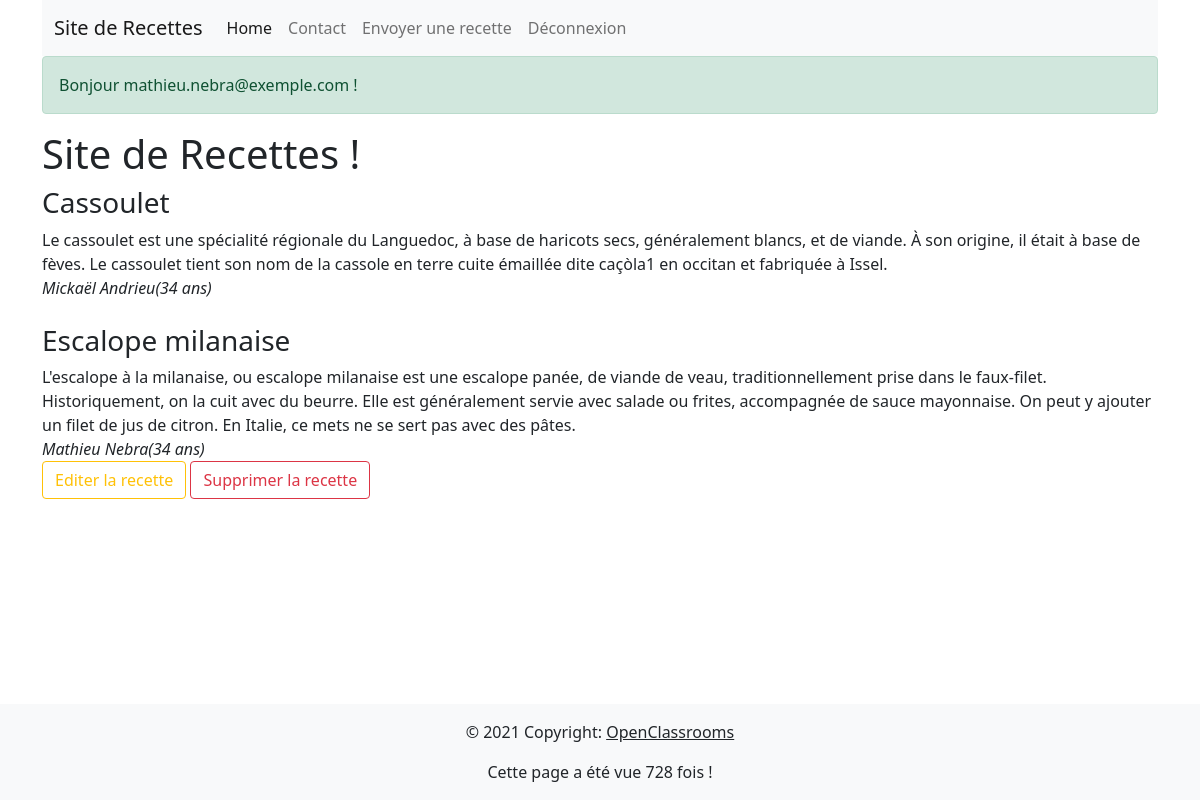
The page /home.php (signed in) on the database its author committed.
### tables this page shows
CREATE TABLE `recipes` ( `recipe_id` INT NOT NULL AUTO_INCREMENT , `title` VARCHAR(128) NOT NULL , `recipe` TEXT NOT NULL , `author` VARCHAR(512) NOT NULL , `is_enabled` BOOLEAN NOT NULL , PRIMARY KEY (`recipe_id`));

CREATE TABLE `users` ( `user_id` INT NOT NULL AUTO_INCREMENT , `full_name` VARCHAR(64) NOT NULL , `email` VARCHAR(512) NOT NULL , `password` VARCHAR(512) NOT NULL , `age` INT NOT NULL , PRIMARY KEY (`user_id`));

### variables.php (called while the page is built)
<?php
$usersStatement = $mysqlClient->prepare('SELECT * FROM users');
$usersStatement->execute();
$users = $usersStatement->fetchAll();
$recipesStatement = $mysqlClient->prepare('SELECT * FROM recipes WHERE is_enabled is TRUE');
$recipesStatement->execute();
$recipes = $recipesStatement->fetchAll();
if(isset($_GET['limit']) && is_numeric($_GET['limit'])) {
    $limit = (int) $_GET['limit'];
} else {
    $limit = 100;
}

### functions.php (called while the page is built, shortened)
<?php
function display_author(string $authorEmail, array $users) : string
{
    for ($i = 0; $i < count($users); $i++) {
        $author = $users[$i];
        if ($authorEmail === $author['email']) {
            return $author['full_name'] . '(' . $author['age'] . ' ans)';
        }
    }
}
function get_recipes(array $recipes, int $limit) : array
{
    $valid_recipes = [];
    $counter = 0;
    foreach($recipes as $recipe) {
        $valid_recipes[] = $recipe;
    }
    return $valid_recipes;
}

### home.php (the view, shortened to what this page needs)
<!DOCTYPE html>
<html>
<head>
    <link
        href="https://cdn.jsdelivr.net/npm/bootstrap@5.0.2/dist/css/bootstrap.min.css"
        rel="stylesheet"
    >
</head>
<body class="d-flex flex-column min-vh-100">
    <div class="container">
    <?php include_once('header.php'); ?>
    <?php include_once('login.php'); ?>
        <h1>Site de Recettes !</h1>
        <?php foreach(get_recipes($recipes, $limit) as $recipe) : ?>
            <article>
                <h3><?php echo($recipe['title']); ?></h3>
                <div><?php echo($recipe['recipe']); ?></div>
                <i><?php echo(display_author($recipe['author'], $users)); ?></i><br>
                <?php if (isset($_SESSION['LOGGED_USER']) && ($_SESSION['LOGGED_USER'] == $recipe['author'])) : ?>
                <form method="get" action="update.php">
                    <button type="submit" name="edit" value="<?php echo $recipe['recipe_id']; ?>" id="edit" class="btn btn-outline-warning">Editer la recette</button>
                    <button type="submit"  name="delete" value="<?php echo $recipe['recipe_id']; ?>" class="btn btn-outline-danger">Supprimer la recette</button>
                </form>
                <?php endif; ?>
            </article>
            <br>
        <?php endforeach ?>
    </div>
    <?php include_once('footer.php'); ?>
</body>
</html>

### rows shown on the page
recipes: title "Cassoulet", recipe "Le cassoulet est une spécialité régionale du Languedoc, à base de haricots secs, généralement blancs, et de viande. À son origine, il était à base de fèves. Le cassoulet tient son nom de la cassole en terre cuite émaillée dite caçòla1 en occitan et fabriquée à Issel.", author.age "Mickaël Andrieu(34 ans)"
recipes: title "Escalope milanaise", recipe "L'escalope à la milanaise, ou escalope milanaise est une escalope panée, de viande de veau, traditionnellement prise dans le faux-filet. Historiquement, on la cuit avec du beurre. Elle est généralement servie avec salade ou frites, accompagnée de sauce mayonnaise. On peut y ajouter un filet de jus de citron. En Italie, ce mets ne se sert pas avec des pâtes.", author.age "Mathieu Nebra(34 ans)", $recipe['recipe_id'] 3 (drawn)

### other values the page prints
$loggedUser['email'] "mathieu.nebra@exemple.com"
$pages_vues "728"
